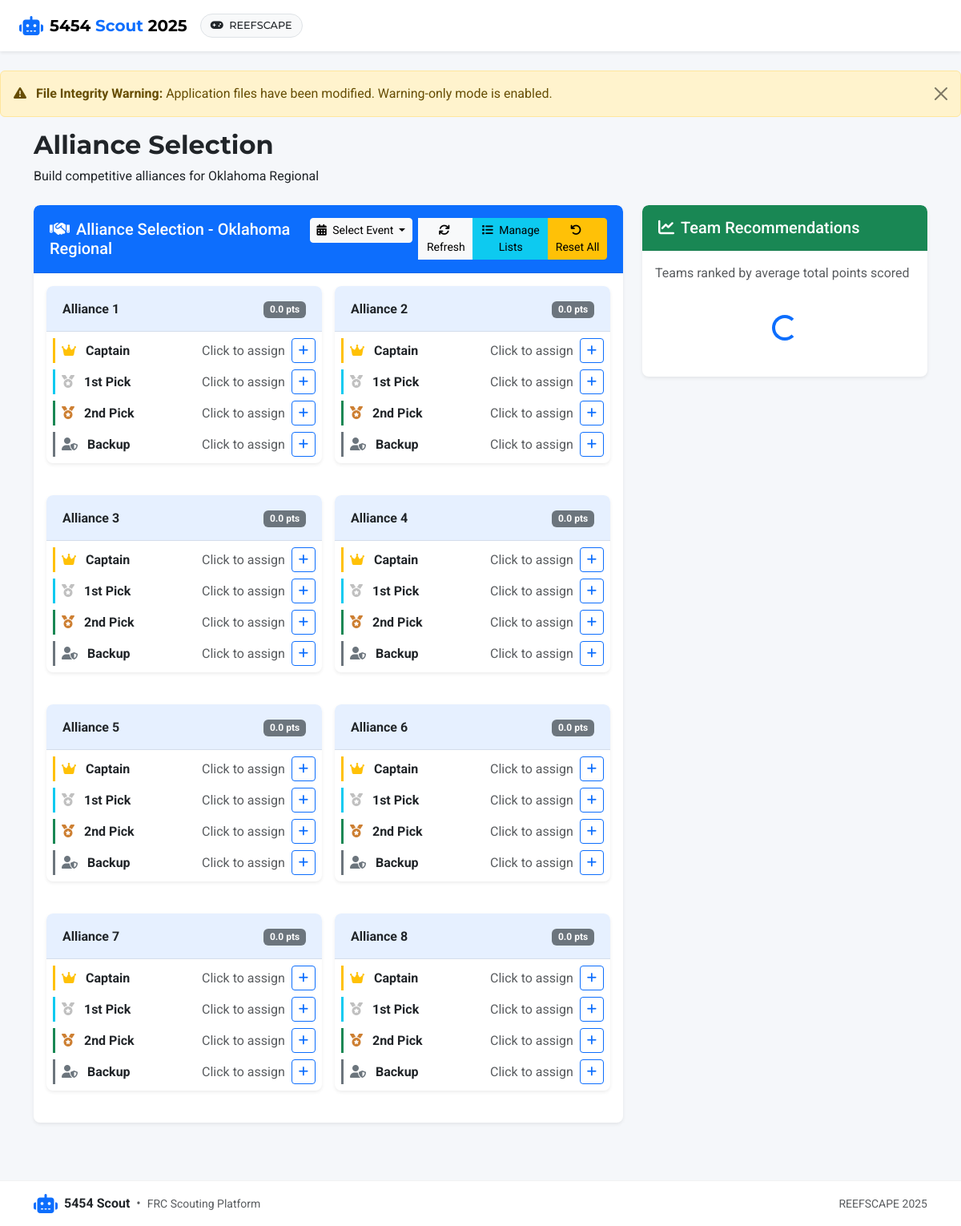
Page /alliances/ on the committed database.
### app/models.py (models this page shows, shortened)
class Event(db.Model):
    id = db.Column(db.Integer, primary_key=True)
    name = db.Column(db.String(100), nullable=False)
    code = db.Column(db.String(20), unique=True)  # Event code like "CALA" or "NYRO"
    location = db.Column(db.String(100))
    start_date = db.Column(db.Date)
    end_date = db.Column(db.Date)
    year = db.Column(db.Integer, nullable=False)
    matches = db.relationship('Match', backref='event', lazy=True)

class AllianceSelection(db.Model):
    id = db.Column(db.Integer, primary_key=True)
    alliance_number = db.Column(db.Integer, nullable=False)  # 1-8 for 8 alliances
    captain = db.Column(db.Integer, db.ForeignKey('team.id'))  # Captain team
    first_pick = db.Column(db.Integer, db.ForeignKey('team.id'))  # First pick
    second_pick = db.Column(db.Integer, db.ForeignKey('team.id'))  # Second pick
    third_pick = db.Column(db.Integer, db.ForeignKey('team.id'))  # Third pick (backup)
    event_id = db.Column(db.Integer, db.ForeignKey('event.id'), nullable=False)
    timestamp = db.Column(db.DateTime, default=datetime.utcnow)
    captain_team = db.relationship('Team', foreign_keys=[captain])
    first_pick_team = db.relationship('Team', foreign_keys=[first_pick])
    second_pick_team = db.relationship('Team', foreign_keys=[second_pick])
    third_pick_team = db.relationship('Team', foreign_keys=[third_pick])
    event = db.relationship('Event', backref='alliances')

### app/routes/alliances.py (the view, shortened to what this page needs)
@bp.route('/')
def index():
    events = Event.query.order_by(Event.year.desc(), Event.start_date.desc()).all()
    game_config = current_app.config.get('GAME_CONFIG', {})
    current_event_code = game_config.get('current_event_code')
    if current_event_code:
        current_event = Event.query.filter_by(code=current_event_code).first()
    else:
        current_event = events[0] if events else None
    if not current_event:
        flash('No events found. Please create an event first.', 'warning')
        return redirect(url_for('main.index'))
    alliances = AllianceSelection.query.filter_by(event_id=current_event.id).order_by(AllianceSelection.alliance_number).all()
    return render_template('alliances/index.html',
                         alliances=alliances,
                         current_event=current_event,
                         events=events)

### app/templates/alliances/index.html (shortened to what this page needs)
{% extends 'base.html' %}
{% block heading %}Alliance Selection{% endblock %}
{% block subheading %}Build competitive alliances for {{ current_event.name }}{% endblock %}
{% block content %}
<div class="row mb-4">
    <div class="col-md-8">
        <div class="card">
            <div class="card-header bg-primary text-white d-flex justify-content-between align-items-center">
                <h5 class="mb-0">
                    <i class="fas fa-handshake me-2"></i>Alliance Selection - {{ current_event.name }}
                </h5>
                <div class="btn-group" role="group">
                    <div class="dropdown d-inline-block me-2">
                        <button class="btn btn-light btn-sm dropdown-toggle" type="button" id="eventDropdown" data-bs-toggle="dropdown" aria-expanded="false">
                            <i class="fas fa-calendar-alt me-1"></i> Select Event
                        </button>
                    </div>
                    <button class="btn btn-light btn-sm" id="refresh-recommendations">
                        <i class="fas fa-sync me-1"></i> Refresh
                    </button>
                    <a href="{{ url_for('alliances.manage_lists', event_id=current_event.id) }}"
                       class="btn btn-info btn-sm">
                        <i class="fas fa-list me-1"></i> Manage Lists
                    </a>
                    <a href="{{ url_for('alliances.reset_alliances', event_id=current_event.id) }}"
                       class="btn btn-warning btn-sm"
                       onclick="return confirm('Are you sure you want to reset all alliance selections?')">
                        <i class="fas fa-undo me-1"></i> Reset All
                    </a>
                </div>
            </div>
            <div class="card-body">
                <div class="row g-3">
                    {% for alliance in alliances %}
                    <div class="col-lg-6">
                        <div class="card border-primary alliance-card" data-alliance-id="{{ alliance.id }}">
                            <div class="card-header bg-primary bg-opacity-10 d-flex justify-content-between align-items-center">
                                <h6 class="mb-0 fw-bold">Alliance {{ alliance.alliance_number }}</h6>
                                <div class="alliance-strength">
                                    <span class="badge bg-secondary" id="alliance-{{ alliance.id }}-strength">0.0 pts</span>
                                </div>
                            </div>
                            <div class="card-body p-2">
                                <div class="team-slot mb-2" data-position="captain">
                                    <div class="d-flex align-items-center justify-content-between">
                                        <div class="team-role">
                                            <i class="fas fa-crown text-warning me-2"></i>
                                            <strong>Captain</strong>
                                        </div>
                                        <div class="team-assignment">
                                            {% if alliance.captain_team %}
                                            <div class="team-info">
                                                <span class="badge bg-warning text-dark">{{ alliance.captain_team.team_number }}</span>
                                                <small class="text-muted">{{ alliance.captain_team.team_name[:20] }}...</small>
                                                <button class="btn btn-sm btn-outline-danger ms-2 remove-team"
                                                        data-alliance-id="{{ alliance.id }}"
                                                        data-position="captain">
                                                    <i class="fas fa-times"></i>
                                                </button>
                                            </div>
                                            {% else %}
                                            <div class="team-slot-empty">
                                                <span class="text-muted">Click to assign</span>
                                                <button class="btn btn-sm btn-outline-primary assign-team"
                                                        data-alliance-id="{{ alliance.id }}"
                                                        data-position="captain">
                                                    <i class="fas fa-plus"></i>
                                                </button>
                                            </div>
                                            {% endif %}
                                        </div>
                                    </div>
                                </div>
                                <div class="team-slot mb-2" data-position="first_pick">
                                    <div class="d-flex align-items-center justify-content-between">
                                        <div class="team-role">
                                            <i class="fas fa-medal text-silver me-2"></i>
                                            <strong>1st Pick</strong>
                                        </div>
                                        <div class="team-assignment">
                                            {% if alliance.first_pick_team %}
                                            <div class="team-info">
                                                <span class="badge bg-info">{{ alliance.first_pick_team.team_number }}</span>
                                                <small class="text-muted">{{ alliance.first_pick_team.team_name[:20] }}...</small>
                                                <button class="btn btn-sm btn-outline-danger ms-2 remove-team"
                                                        data-alliance-id="{{ alliance.id }}"
                                                        data-position="first_pick">
                                                    <i class="fas fa-times"></i>
                                                </button>
                                            </div>
                                            {% else %}
                                            <div class="team-slot-empty">
                                                <span class="text-muted">Click to assign</span>
                                                <button class="btn btn-sm btn-outline-primary assign-team"
                                                        data-alliance-id="{{ alliance.id }}"
                                                        data-position="first_pick">
                                                    <i class="fas fa-plus"></i>
                                                </button>
                                            </div>
                                            {% endif %}
                                        </div>
                                    </div>
                                </div>
                                <div class="team-slot mb-2" data-position="second_pick">
                                    <div class="d-flex align-items-center justify-content-between">
                                        <div class="team-role">
                                            <i class="fas fa-medal text-bronze me-2"></i>
                                            <strong>2nd Pick</strong>
                                        </div>
                                        <div class="team-assignment">
                                            {% if alliance.second_pick_team %}
                                            <div class="team-info">
                                                <span class="badge bg-success">{{ alliance.second_pick_team.team_number }}</span>
                                                <small class="text-muted">{{ alliance.second_pick_team.team_name[:20] }}...</small>
                                                <button class="btn btn-sm btn-outline-danger ms-2 remove-team"
                                                        data-alliance-id="{{ alliance.id }}"
                                                        data-position="second_pick">
                                                    <i class="fas fa-times"></i>
                                                </button>
                                            </div>
                                            {% else %}
                                            <div class="team-slot-empty">
                                                <span class="text-muted">Click to assign</span>
                                                <button class="btn btn-sm btn-outline-primary assign-team"
                                                        data-alliance-id="{{ alliance.id }}"
                                                        data-position="second_pick">
                                                    <i class="fas fa-plus"></i>
                                                </button>
                                            </div>
                                            {% endif %}
                                        </div>
                                    </div>
                                </div>
                                <div class="team-slot" data-position="third_pick">
                                    <div class="d-flex align-items-center justify-content-between">
                                        <div class="team-role">
                                            <i class="fas fa-user-shield text-secondary me-2"></i>
                                            <strong>Backup</strong>
                                        </div>
                                        <div class="team-assignment">
                                            {% if alliance.third_pick_team %}
                                            <div class="team-info">
                                                <span class="badge bg-secondary">{{ alliance.third_pick_team.team_number }}</span>
                                                <small class="text-muted">{{ alliance.third_pick_team.team_name[:20] }}...</small>
                                                <button class="btn btn-sm btn-outline-danger ms-2 remove-team"
                                                        data-alliance-id="{{ alliance.id }}"
                                                        data-position="third_pick">
                                                    <i class="fas fa-times"></i>
                                                </button>
                                            </div>
                                            {% else %}
                                            <div class="team-slot-empty">
                                                <span class="text-muted">Click to assign</span>
                                                <button class="btn btn-sm btn-outline-primary assign-team"
                                                        data-alliance-id="{{ alliance.id }}"
                                                        data-position="third_pick">
                                                    <i class="fas fa-plus"></i>
                                                </button>
                                            </div>
                                            {% endif %}
                                        </div>
                                    </div>
                                </div>
                            </div>
                        </div>
                    </div>
                    {% endfor %}
                </div>
            </div>
        </div>
    </div>
    <div class="col-md-4">
        <div class="card">
            <div class="card-header bg-success text-white">
                <h5 class="mb-0">
                    <i class="fas fa-chart-line me-2"></i>Team Recommendations
                </h5>
            </div>
            <div class="card-body">
                <p class="text-muted mb-3">Teams ranked by average total points scored</p>
                <div id="team-recommendations">
                    <div class="text-center py-4">
                        <div class="spinner-border text-primary" role="status">
                        </div>
                    </div>
                </div>
            </div>
        </div>
    </div>
</div>
{% endblock %}

### rows in the picture
Event: name "Oklahoma Regional"
AllianceSelection: alliance_number "1"
AllianceSelection: alliance_number "2"
AllianceSelection: alliance_number "3"
AllianceSelection: alliance_number "4"
AllianceSelection: alliance_number "5"
AllianceSelection: alliance_number "6"
AllianceSelection: alliance_number "7"
AllianceSelection: alliance_number "8"

### other values in the picture
{{ game_config.season }} "2025"
{{ game_config.game_name }} "REEFSCAPE"
